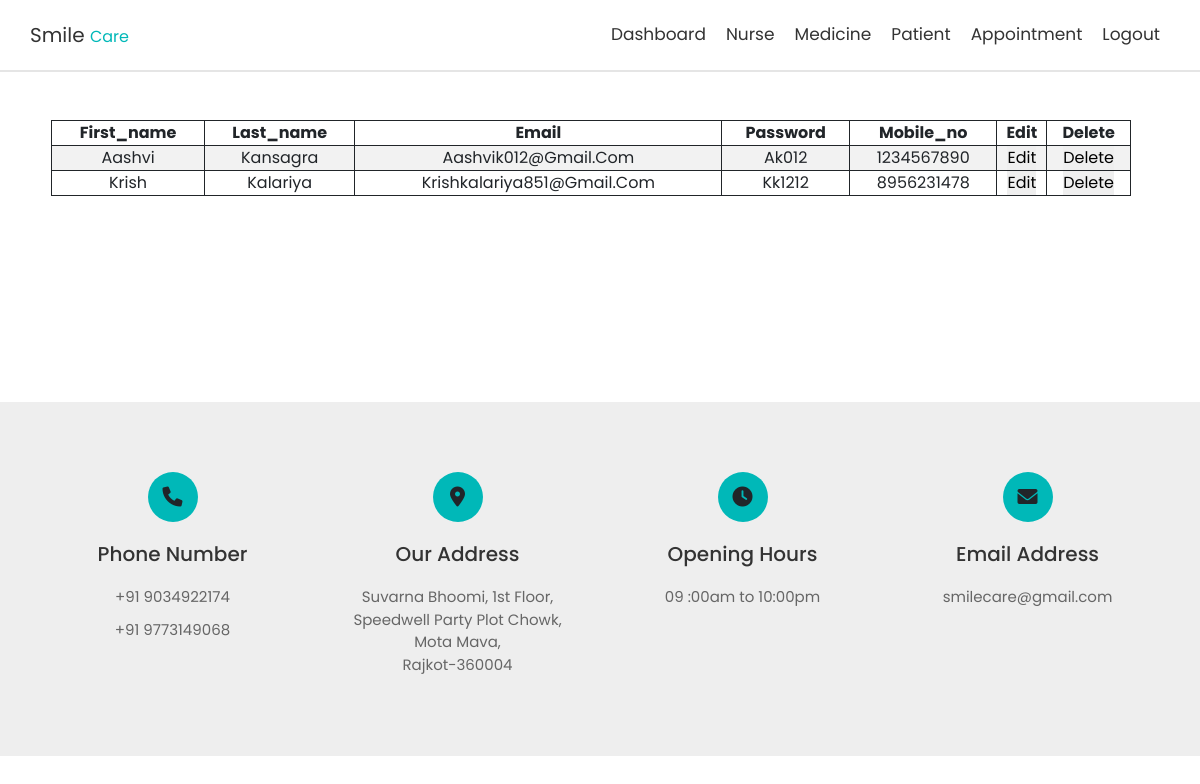
The app's page /admin_manage_patient.php with its own data.
### tables this page shows
CREATE TABLE `registration` (
  `first_name` char(50) NOT NULL,
  `last_name` char(50) NOT NULL,
  `email` varchar(50) NOT NULL,
  `password` varchar(25) NOT NULL,
  `confirm_password` varchar(50) NOT NULL,
  `mobile_no` varchar(11) NOT NULL,
  `type` varchar(11) NOT NULL
);

### admin_manage_patient.php (the view, shortened to what this page needs)
<?php
@include_once 'connection.php';
@include_once 'admin_header.php';
?>
<link rel="stylesheet" href="css/nurse.css">
<link rel="stylesheet" href="css/style.css">
<body>
    <div class="container" style="margin-top: 10%; margin-left: 3%;">
        <?php
        $q = "select * from registration where type='Patient';";
        $result = mysqli_query($conn, $q);
        echo "<table border='1' style='width: 90%'>";
        echo "<tr>";
        echo "<th> first_name </th>";
        echo "<th> last_name </th>";
        echo "<th> email </th>";
        echo "<th> password </th>";
        echo "<th> mobile_no </th>";
        echo "<th> edit </th>";
        echo "<th> delete </th>";
        echo "</tr>";
        while ($r = mysqli_fetch_array($result)) {
            echo "<tr>";
            echo "<td>" . $r[0] . "</td>";
            echo "<td>" . $r[1] . "</td>";
            echo "<td>" . $r[2] . "</td>";
            echo "<td>" . $r[3] . "</td>";
            echo "<td>" . $r[5] . "</td>";
        ?>
            <td> <a href="admin_patient_edit.php?email=<?php echo $r[2]; ?>"><input type="button" value="Edit" /></a></td>
            <td> <a href="admin_delete.php?email=<?php echo $r[2]; ?>"><input type="button" value="Delete" /></a></td>
        <?php
            echo "</tr>";
        }
        echo "</table> <br/><br/>"
        ?>
    </div>
</body>
<?php
@include_once 'footer.php';
?>

### css/style.css (style rules this page uses)
:root { --blue:#00b8b8; --black:#333; --white:#fff; --light-color:#666; --light-bg:#eee; --border:.2rem solid rgba(0,0,0,.1); --box-shadow:0 .5rem 1rem rgba(0,0,0,.1); }
* { font-family: 'Poppins', sans-serif; margin:0; padding:0; box-sizing: border-box; outline: none; border:none; text-decoration: none !important; text-transform: capitalize; }
html { font-size: 62.5%; overflow-x: hidden; scroll-behavior: smooth; scroll-padding-top: 6.5rem; }

### css/nurse.css (style rules this page uses)
* { font-size: medium; text-align: center; }
table { width: 100%; position: fixed; }
table,th,td { border: 1px,solid; }
tr:nth-child(even) { background-color: #f2f2f2; }

### records on screen
registration: first_name "Aashvi", last_name "Kansagra", email "Aashvik012@gmail.com", password "Ak012", mobile_no "1234567890"
registration: first_name "Krish", last_name "Kalariya", email "Krishkalariya851@gmail.com", password "Kk1212", mobile_no "8956231478"
